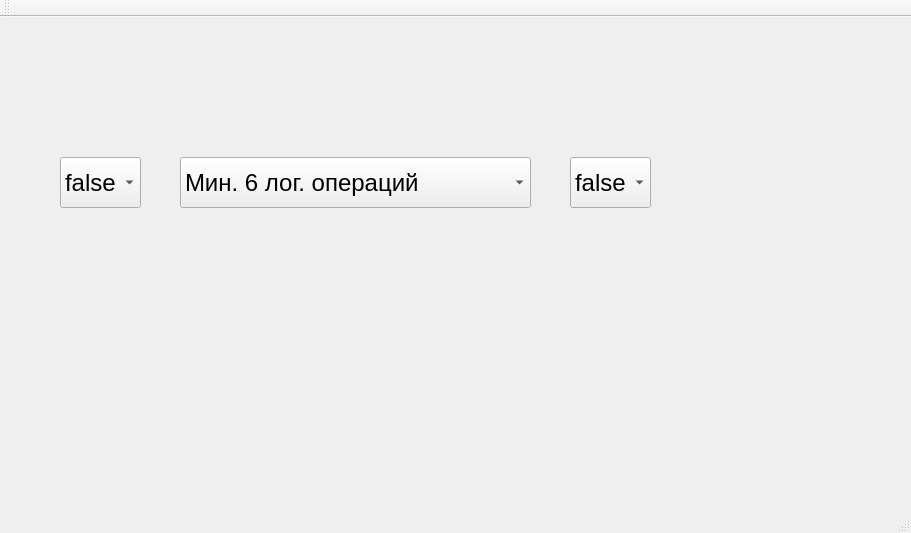
<?xml version="1.0" encoding="UTF-8"?>
<ui version="4.0">
 <class>MainWindow</class>
 <widget class="QMainWindow" name="MainWindow">
  <property name="geometry">
   <rect>
    <x>0</x>
    <y>0</y>
    <width>911</width>
    <height>533</height>
   </rect>
  </property>
  <property name="windowTitle">
   <string>MainWindow</string>
  </property>
  <widget class="QWidget" name="centralWidget">
   <widget class="QComboBox" name="comboBox_OP1">
    <property name="geometry">
     <rect>
      <x>60</x>
      <y>140</y>
      <width>81</width>
      <height>51</height>
     </rect>
    </property>
    <property name="font">
     <font>
      <pointsize>18</pointsize>
     </font>
    </property>
    <item>
     <property name="text">
      <string>false</string>
     </property>
    </item>
    <item>
     <property name="text">
      <string>true</string>
     </property>
    </item>
   </widget>
   <widget class="QComboBox" name="comboBox_OP2">
    <property name="geometry">
     <rect>
      <x>570</x>
      <y>140</y>
      <width>81</width>
      <height>51</height>
     </rect>
    </property>
    <property name="font">
     <font>
      <pointsize>18</pointsize>
     </font>
    </property>
    <item>
     <property name="text">
      <string>false</string>
     </property>
    </item>
    <item>
     <property name="text">
      <string>true</string>
     </property>
    </item>
   </widget>
   <widget class="QComboBox" name="comboBox_Oper">
    <property name="geometry">
     <rect>
      <x>180</x>
      <y>140</y>
      <width>351</width>
      <height>51</height>
     </rect>
    </property>
    <property name="font">
     <font>
      <pointsize>18</pointsize>
     </font>
    </property>
    <item>
     <property name="text">
      <string>Мин. 6 лог. операций</string>
     </property>
    </item>
    <item>
     <property name="text">
      <string>Конъюнкция</string>
     </property>
    </item>
    <item>
     <property name="text">
      <string>Дизъюнкция</string>
     </property>
    </item>
    <item>
     <property name="text">
      <string>Инверсия по 1</string>
     </property>
    </item>
    <item>
     <property name="text">
      <string>Инверсия по 2</string>
     </property>
    </item>
    <item>
     <property name="text">
      <string>Импликация</string>
     </property>
    </item>
    <item>
     <property name="text">
      <string>Эквивалентность</string>
     </property>
    </item>
   </widget>
  </widget>
  <widget class="QMenuBar" name="menuBar">
   <property name="geometry">
    <rect>
     <x>0</x>
     <y>0</y>
     <width>911</width>
     <height>21</height>
    </rect>
   </property>
  </widget>
  <widget class="QToolBar" name="mainToolBar">
   <attribute name="toolBarArea">
    <enum>TopToolBarArea</enum>
   </attribute>
   <attribute name="toolBarBreak">
    <bool>false</bool>
   </attribute>
  </widget>
  <widget class="QStatusBar" name="statusBar"/>
 </widget>
 <layoutdefault spacing="6" margin="11"/>
 <resources/>
 <connections/>
</ui>
